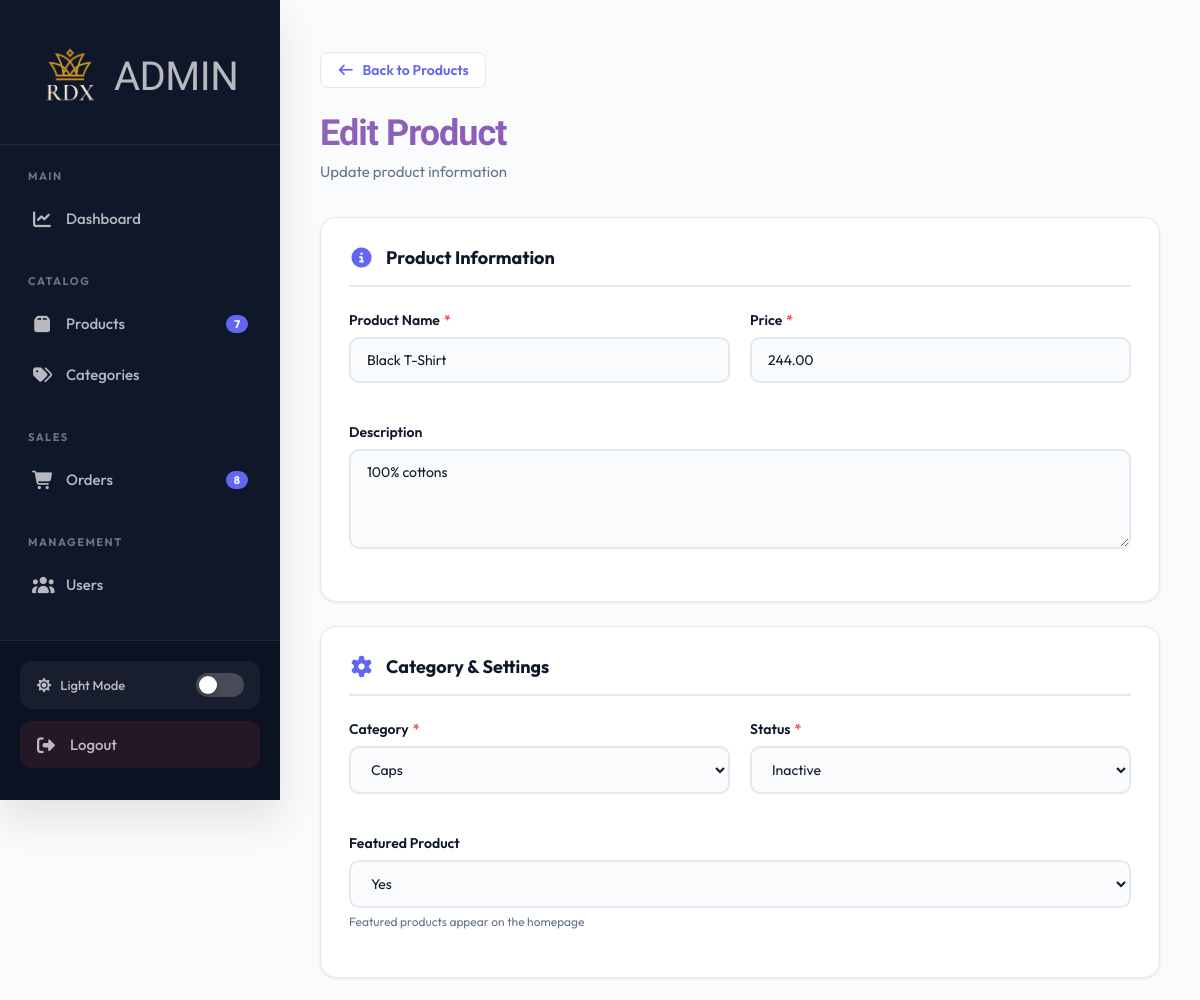
Before: /admin/edit-product.php?id=1 (signed in, upper part) with the older database file.
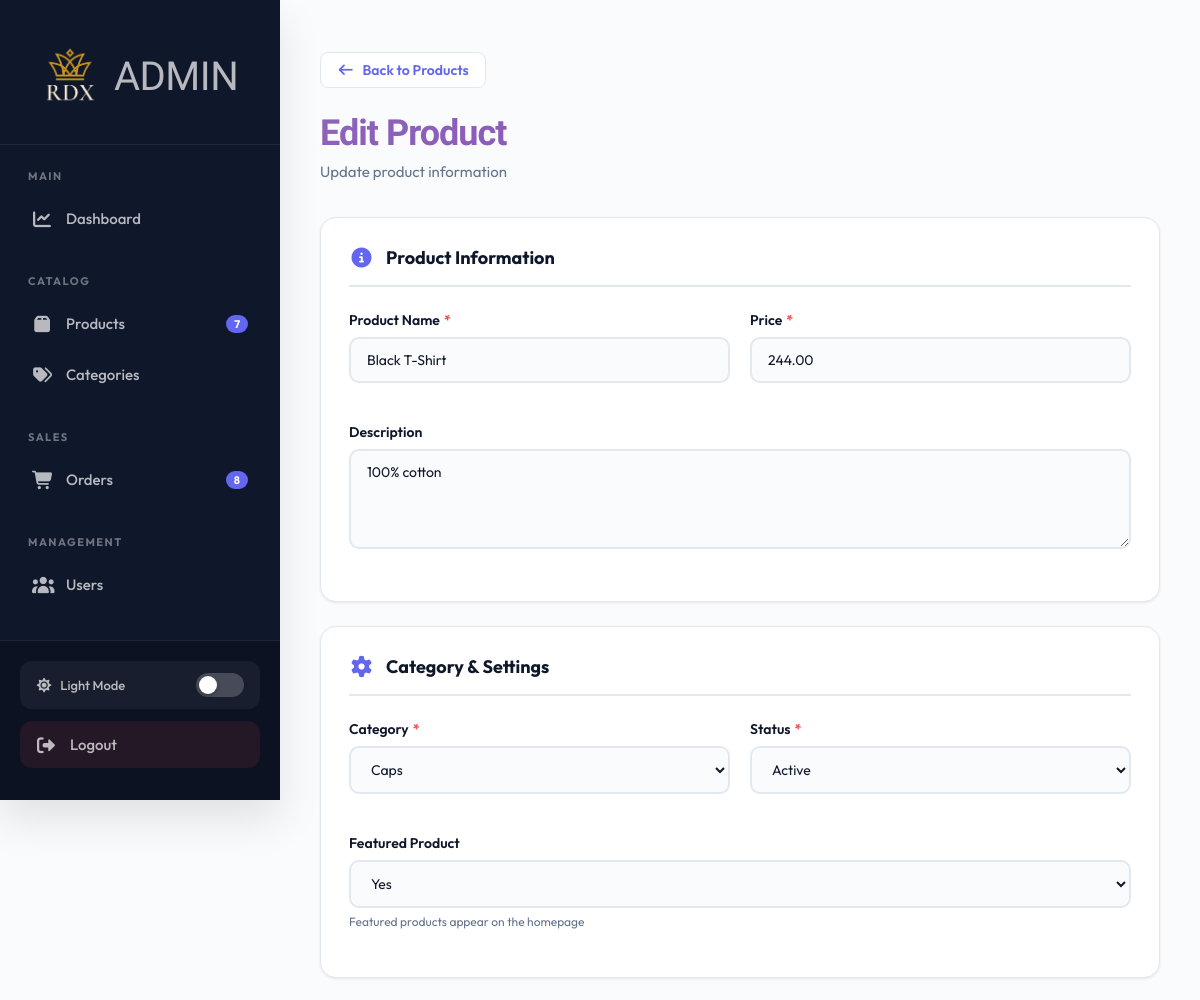
After: the same page with the newer database file.
### tables this page shows
CREATE TABLE `products` (
  `id` int(11) NOT NULL,
  `name` varchar(255) NOT NULL,
  `price` decimal(10,2) NOT NULL,
  `description` text DEFAULT NULL,
  `image` varchar(255) DEFAULT NULL,
  `category_id` int(11) DEFAULT NULL,
  `featured` tinyint(1) DEFAULT 0,
  `status` enum('active','inactive') DEFAULT 'active',
  `created_at` timestamp NOT NULL DEFAULT current_timestamp()
);

CREATE TABLE `categories` (
  `id` int(11) NOT NULL,
  `name` varchar(100) NOT NULL,
  `status` enum('active','inactive') DEFAULT 'active'
);

### admin/edit-product.php (the view, shortened to what this page needs)
<?php
require_once __DIR__ . '/../includes/init.php';
require_once __DIR__ . '/../includes/admin_header.php';
?>
    <?php
        $id = (int)$_GET['id'];
        $query = "SELECT * FROM products WHERE id = $id";
        $result = mysqli_query($conn,$query);
        $categoriesQuery = "SELECT id, name FROM categories";
        $categoriesResult = mysqli_query($conn, $categoriesQuery);
        $product = mysqli_fetch_assoc($result);
    ?>
<body>
    <?php require_once __DIR__ . '/../includes/admin_nav.php' ?>
<div class="main-content">
        <a href="products.php" class="back-link">
            <i class="fas fa-arrow-left"></i> Back to Products
        </a>
    <div class="page-header">
            <h1>Edit Product</h1>
            <p class="page-subtitle">Update product information</p>
        </div>
    <div class="form-wrapper">
    <form method="POST" enctype="multipart/form-data" class="product-form">
        <div class="form-section">
            <div class="section-header">
                <i class="fas fa-info-circle"></i>
                <h3>Product Information</h3>
            </div>
            <div class="form-row">
                <div class="form-group">
                    <label>Product Name<span class="required">*</span></label>
                    <input type="text" name="name" value="<?php echo $product['name']; ?>" required>
                </div>
                <div class="form-group">
                    <label>Price<span class="required">*</span></label>
                    <input type="number" name="price" value="<?php echo $product['price']; ?>" required step="0.01" >
                </div>
            </div>
            <div class="form-group">
                <label>Description</label>
                <textarea name="description" required rows="4"><?php echo $product['description']; ?></textarea>
            </div>
        </div>
            <div class="form-section">
                <div class="section-header">
                    <i class="fas fa-cog"></i>
                    <h3>Category & Settings</h3>
                </div>
                <div class="form-row">
                    <div class="form-group">
                        <label>Category<span class="required">*</span></label>
                        <select name="category_id" required>
                            <?php while ($cat = mysqli_fetch_assoc($categoriesResult)) { ?>
                                <option value="<?= $cat['id']; ?>" <?= ($cat['id'] == $product['category_id']) ? 'selected' : ''; ?>>
                                    <?= $cat['name']; ?>
                                </option>
                            <?php } ?>
                        </select>
                    </div>
                    <div class="form-group">
                        <label>Status<span class="required">*</span></label>
                        <select name="status">
                            <option value="active" <?php echo $product['status'] == 'active' ? 'selected' : '' ?> >Active</option>
                            <option value="inactive" <?php echo $product['status'] == 'inactive' ? 'selected' : '' ?>>Inactive</option>
                        </select>
                    </div>
                </div>
                <div class="form-group">
                    <label>Featured Product</label>
                    <select name="featured">
                        <option value="1" <?php echo $product['featured'] == '1' ? 'selected' : '' ?>>Yes</option>
                    </select>
                    <small class="form-hint">Featured products appear on the homepage</small>
                </div>
            </div>
        </form>
    </div>
</div>
<?php require_once __DIR__ . '/../includes/admin_footer.php'; ?>

Changed rows visible on the page:
changed products "Black T-Shirt": description "100% cottons" → "100% cotton"; status "Inactive" → "Active"
